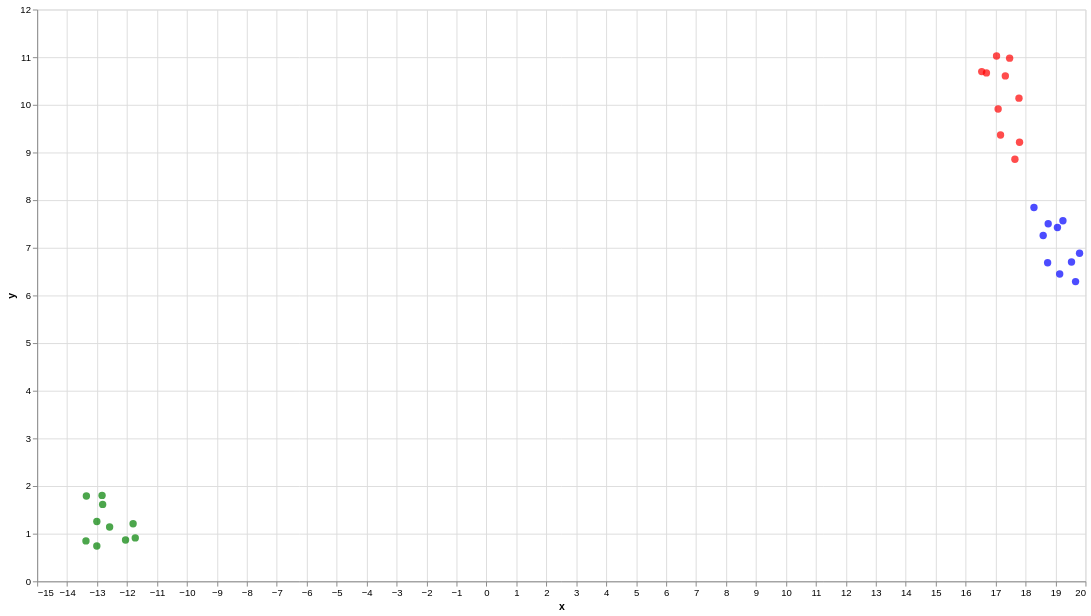

This figure's notebook cell:
### Code cell
embeddings_ada = []

response = client.embeddings.create(
    input=sentences,
        model="text-embedding-ada-002"
)

for data in response.data:
    embeddings_ada.append(data.embedding)

# Now we can plot the embeddings
chart = plot_embeddings(sentences, embeddings_ada)
chart.interactive()

### Figure 1 — Vega-Lite specification as saved in the notebook (floating-point values rounded to 4 significant figures)
{"config": {"view": {"continuousWidth": 300, "continuousHeight": 300}}, "data": {"name": "data-f96c242ad5f6ed1a1f39005c28c414d3"}, "mark": {"type": "circle", "size": 60}, "encoding": {"color": {"field": "color", "scale": null, "type": "nominal"}, "tooltip": [{"field": "text", "type": "nominal"}], "x": {"field": "x", "type": "quantitative"}, "y": {"field": "y", "type": "quantitative"}}, "height": 600, "params": [{"name": "param_3", "select": {"type": "interval", "encodings": ["x", "y"]}, "bind": "scales"}], "width": 1100, "$schema": "https://vega.github.io/schema/vega-lite/v5.20.1.json", "datasets": {"data-f96c242ad5f6ed1a1f39005c28c414d3": [{"x": 19.25, "y": 7.568, "text": "I planted a maple tree in the backyard.", "color": "blue"}, {"x": 19.8, "y": 6.886, "text": "The tree provides shade during hot summer days.", "color": "blue"}, {"x": 18.76, "y": 7.506, "text": "We sat under the old oak tree.", "color": "blue"}, {"x": 19.53, "y": 6.702, "text": "The tree blossoms in the spring.", "color": "blue"}, {"x": 19.67, "y": 6.29, "text": "The apple tree bears fruit every autumn.", "color": "blue"}, {"x": 18.28, "y": 7.844, "text": "The tree's roots were deep in the ground.", "color": "blue"}, {"x": 19.14, "y": 6.449, "text": "The tree's leaves turned yellow and fell off.", "color": "blue"}, {"x": 18.59, "y": 7.259, "text": "The pine tree stood tall in the forest.", "color": "blue"}, {"x": 19.06, "y": 7.425, "text": "The willow tree hung over the pond.", "color": "blue"}, {"x": 18.74, "y": 6.685, "text": "The tree was cut down to make room for new construction.", "color": "blue"}, {"x": 17.32, "y": 10.61, "text": "The binary tree is a fundamental data structure in computer science.", "color": "red"}, {"x": 17.08, "y": 9.914, "text": "Each node in the tree stores a piece of data.", "color": "red"}, {"x": 17.03, "y": 11.02, "text": "The tree structure allows efficient search and sort operations.", "color": "red"}, {"x": 16.54, "y": 10.7, "text": "The tree is traversed in a pre-order, in-order, or post-order manner.", "color": "red"}, {"x": 17.47, "y": 10.98, "text": "A balanced binary tree offers optimal performance.", "color": "red"}, {"x": 17.8, "y": 9.216, "text": "The tree's root node has no parent.", "color": "red"}, {"x": 17.16, "y": 9.367, "text": "Each node in the tree has a link to its parent and children.", "color": "red"}, {"x": 17.64, "y": 8.858, "text": "The tree's leaf nodes have no children.", "color": "red"}, {"x": 17.78, "y": 10.14, "text": "A tree in computer science is not necessarily rooted.", "color": "red"}, {"x": 16.69, "y": 10.67, "text": "The tree algorithm was implemented recursively.", "color": "red"}, {"x": -13.01, "y": 1.255, "text": "My family tree traces back to the 16th century.", "color": "green"}, {"x": -11.72, "y": 0.911, "text": "I am researching my family tree.", "color": "green"}, {"x": -13.36, "y": 1.79, "text": "My family tree has branches all over the world.", "color": "green"}, {"x": -12.58, "y": 1.141, "text": "The family tree shows our genealogy.", "color": "green"}, {"x": -11.8, "y": 1.21, "text": "I found an interesting ancestor in our family tree.", "color": "green"}, {"x": -12.83, "y": 1.804, "text": "My family tree is quite complex.", "color": "green"}, {"x": -12.81, "y": 1.615, "text": "Our family tree includes several notable individuals.", "color": "green"}, {"x": -13.01, "y": 0.7423, "text": "The family tree reveals our heritage.", "color": "green"}, {"x": -12.05, "y": 0.8682, "text": "I discovered distant relatives through the family tree.", "color": "green"}, {"x": -13.37, "y": 0.8485, "text": "The family tree helps us understand our roots.", "color": "green"}]}}
